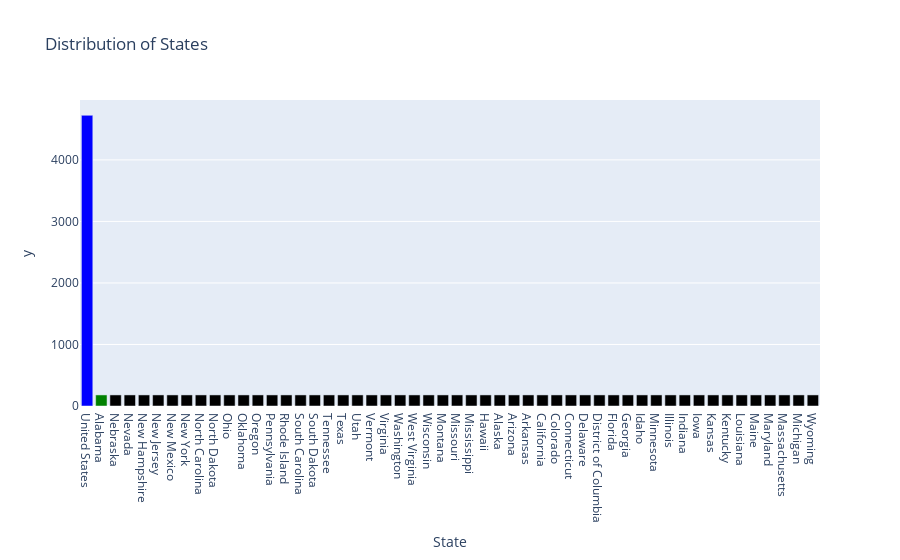

The code cell stored with this chart in its notebook:
### Code cell
#Distribution of the state column
State_count=df["State"].value_counts()
fig_state=px.bar(State_count,
                 x=State_count.index,
                 y=State_count.values,
                 title="Distribution of States")
fig_state.update_traces(marker_color=["blue", "green"]) 
fig_state.show()

### Figure 1 — Plotly figure (JSON) as saved in the notebook; plotly's stock layout.template omitted (floating-point values rounded to 4 significant figures)
{"data": [{"alignmentgroup": "True", "hovertemplate": "State=%{x}<br>y=%{y}<extra></extra>", "legendgroup": "", "marker": {"color": ["blue", "green"], "pattern": {"shape": ""}}, "name": "", "offsetgroup": "", "orientation": "v", "showlegend": false, "textposition": "auto", "type": "bar", "x": ["United States", "Alabama", "Nebraska", "Nevada", "New Hampshire", "New Jersey", "New Mexico", "New York", "North Carolina", "North Dakota", "Ohio", "Oklahoma", "Oregon", "Pennsylvania", "Rhode Island", "South Carolina", "South Dakota", "Tennessee", "Texas", "Utah", "Vermont", "Virginia", "Washington", "West Virginia", "Wisconsin", "Montana", "Missouri", "Mississippi", "Hawaii", "Alaska", "Arizona", "Arkansas", "California", "Colorado", "Connecticut", "Delaware", "District of Columbia", "Florida", "Georgia", "Idaho", "Minnesota", "Illinois", "Indiana", "Iowa", "Kansas", "Kentucky", "Louisiana", "Maine", "Maryland", "Massachusetts", "Michigan", "Wyoming"], "xaxis": "x", "y": [4725, 180, 180, 180, 180, 180, 180, 180, 180, 180, 180, 180, 180, 180, 180, 180, 180, 180, 180, 180, 180, 180, 180, 180, 180, 180, 180, 180, 180, 180, 180, 180, 180, 180, 180, 180, 180, 180, 180, 180, 180, 180, 180, 180, 180, 180, 180, 180, 180, 180, 180, 180], "yaxis": "y"}], "layout": {"barmode": "relative", "legend": {"tracegroupgap": 0}, "title": {"text": "Distribution of States"}, "xaxis": {"anchor": "y", "domain": [0, 1], "title": {"text": "State"}}, "yaxis": {"anchor": "x", "domain": [0, 1], "title": {"text": "y"}}}}
